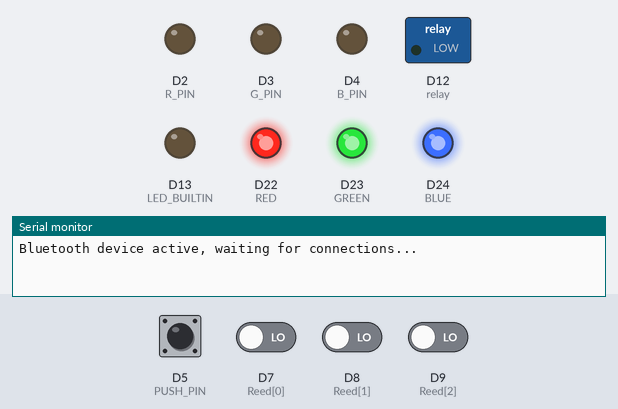
Bench run of a sketch on a simulated Arduino Nano 33 IoT. Shown: switched loads named in the sketch (green lamp = pin HIGH), output pins drawn as LEDs (lit = HIGH), the last lines printed to the serial monitor. The inputs (shaded band) are chosen by the test bench; at power-on: D5 (PUSH_PIN) HIGH, D7 (Reed[0]), D8 (Reed[1]), D9 (Reed[2]) LOW. Nothing arrives over Bluetooth unless stated; a phone connects over Bluetooth LE 3 s after start.

Above: at 1.2 s.
1.3 s: D5 (PUSH_PIN) pulled LOW for 0.15 s
At 2.4 s:
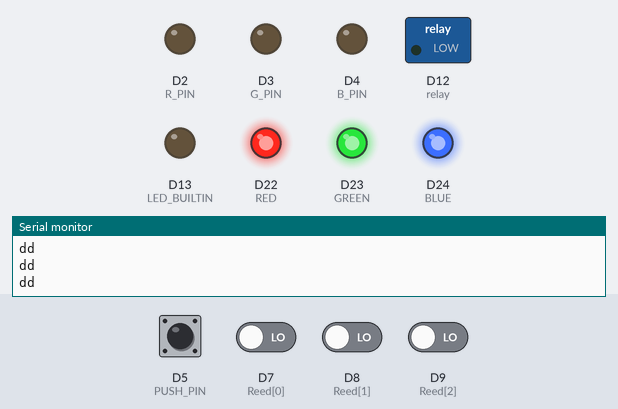
3.0 s: D5 (PUSH_PIN) pulled LOW for 1 s
At 3.6 s:
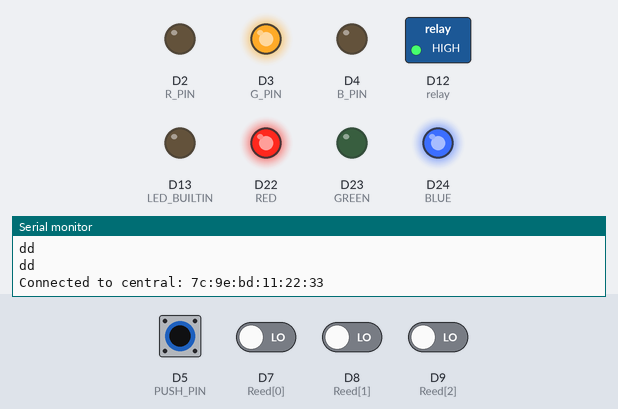
Timing chart, 0 to 6.0 s (numbered marks = the images above; inputs shaded):
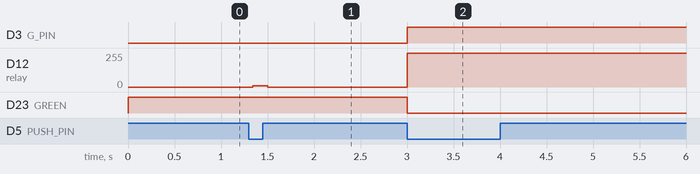

Measured:
- after the input at 1.3 s, D12 (relay): 0/255 → 9/255 at once, → 0/255 0.16 s later
- after the input at 3.0 s, D3 (G_PIN): LOW → HIGH at once; D12 (relay): 0/255 → 255/255 at once; D23 (GREEN): HIGH → LOW at once

The sketch:

pillitee.ino
```cpp
#include <ArduinoBLE.h>


BLEService DeviceInformation("0000180a-0000-1000-8000-00805f9b34fb");
BLECharCharacteristic Weight("00002a98-0000-1000-8000-00805f9b34fb", BLEWrite | BLERead | BLENotify);
BLECharCharacteristic WeightMeasurement("00002a9d-0000-1000-8000-00805f9b34fb", BLEWrite | BLERead | BLENotify);

int Reed[3] = {7,8,9}; //리드스위치1,2,3
#define relay 12
#define PUSH_PIN 5
#define R_PIN 2
#define G_PIN 3
#define B_PIN 4

const int RED = 22;
const int GREEN = 23;
const int BLUE = 24;


int count=0;
char cB='0';
unsigned long ti;
unsigned long ti2;
int current_Button=HIGH;
int last_Button=HIGH;


void setup() {
  Serial.begin(9600);
  while (!Serial);
  for(int i=0;i<3;i++) pinMode(Reed[i], INPUT); //리드스위치
  pinMode(LED_BUILTIN, OUTPUT); //내장 led 끔

  pinMode(RED, OUTPUT);
  pinMode(GREEN, OUTPUT);
  pinMode(BLUE, OUTPUT);
  pinMode( PUSH_PIN, INPUT_PULLUP );
  pinMode(relay, OUTPUT);
  pinMode(R_PIN, OUTPUT);
  pinMode(G_PIN, OUTPUT);
  pinMode(B_PIN, OUTPUT);

  digitalWrite(RED, HIGH);
  digitalWrite(GREEN, HIGH);
  digitalWrite(BLUE, HIGH);


   if (!BLE.begin())
  {
  Serial.println("starting BLE failed!");
  while (1);
  }
  BLE.setLocalName("pillitee");
  BLE.setAdvertisedService(DeviceInformation);
  DeviceInformation.addCharacteristic(Weight);
  DeviceInformation.addCharacteristic(WeightMeasurement);
  BLE.addService(DeviceInformation);
  Weight.writeValue(NULL);
  WeightMeasurement.writeValue(NULL);
  BLE.advertise();
  Serial.println("Bluetooth device active, waiting for connections...");
}
void displayColor(String color, int r, int g, int b, unsigned long mills)
{ //Serial.println(color);
  setColor(r, g, b);

}
void setColor(int red, int green, int blue)
{ analogWrite(R_PIN, red);
  analogWrite(G_PIN, green);
  analogWrite(B_PIN, blue);
}
char checkBlank(){
  int i;

  for(i=0;i<3;i++){ //////////////////////////고장난거 바꾸고 3으로바꾸기
    if(digitalRead(Reed[i])==HIGH){
      cB='a'+i;
      return cB;
    }
  }
  cB='0';
  return cB;//아무것도 빼지않음
}
void sentApp(char cB){
  if(cB=='0') return ;
  WeightMeasurement.writeValue(cB);
  Weight.writeValue(cB);
  //Weight.writeValue('');
  Serial.println(cB);
  cB='0';

  sentApp(cB);

}


long debounce=100;
void loop() {
  //sentApp(cB);
   int Button = digitalRead( PUSH_PIN );
  int doflag=0;

BLEDevice central = BLE.central();
   digitalWrite(RED, HIGH);
  digitalWrite(GREEN, HIGH);
  digitalWrite(BLUE, HIGH);

    if(Button==LOW)
  {
      Serial.println("dd");

    ti=millis();
    digitalWrite(relay,HIGH);


     if (central) {

    Serial.print("Connected to central: ");
    Serial.println(central.address());
    digitalWrite(RED, HIGH);
    digitalWrite(GREEN, LOW);
    digitalWrite(BLUE, HIGH);
    displayColor("green", 0, 255, 0, 1000);
    while(central.connected())
    {
       if(checkBlank()!='0')
       {
        sentApp(cB);

        digitalWrite(RED, HIGH);
        digitalWrite(GREEN, HIGH);
        digitalWrite(BLUE, LOW);
        Serial.println(cB);
        unsigned long ti2=millis();
        while(millis()-ti2<3000){
           displayColor("blue", 0, 0, 255, 1000);
        }
        digitalWrite(RED, HIGH);
        digitalWrite(GREEN, LOW);
        digitalWrite(BLUE, HIGH);
        displayColor("green", 0, 255, 0, 1000);
          Serial.print(F("Disconnected from central: "));
        Serial.println(central.address());
         digitalWrite(relay,LOW);
         displayColor("none", 0, 0, 0, 0);

       }
        if(millis()-ti>100000) break;//1분 30초동안 블투 연결안되면 return
    }

   }
 }
  displayColor("none", 0, 0, 0, 0);
  digitalWrite(relay,LOW);


}
```
